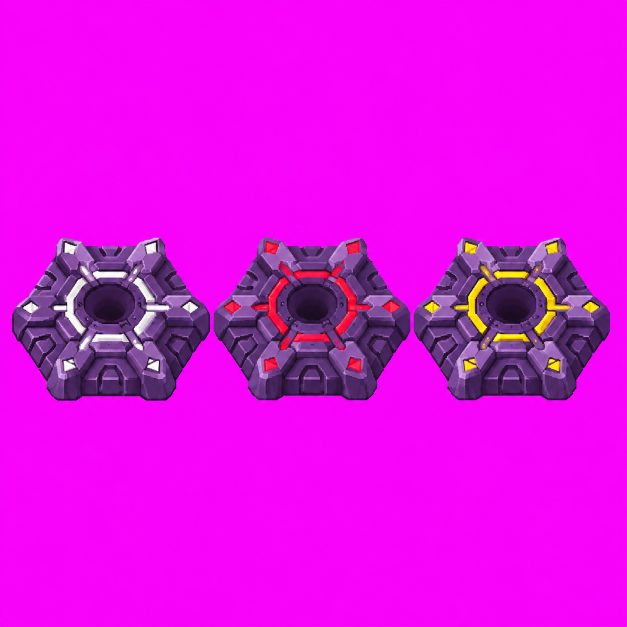
#> input picture art/sources/M3_socles_o_tourelles_3_v2.png, 1254 x 1254 px, given in place of P5.2_def_o_ronce_def_o_herse_v2.png, which was not available (shown at 1/2 size)
$ python barrieres.py
#> lines starting #> are read from the running program, lines starting #| are printed output that depends on the picture; pictures that were not available may be replaced by others from this repository, and a replacement may not be noted
### tools/cond.py
# Port fidele du noyau de tools/conditionneur.html (v1)
from PIL import Image
import numpy as np, os, json
from scipy import ndimage

BASE = [("kaki contour","#161914"),("kaki ombre","#343A2C"),("kaki corps","#4E5742"),
 ("kaki eclaire","#6A7658"),("kaki lumiere","#8C9A72"),
 ("metal sombre","#1E2124"),("metal moyen","#3E454C"),("metal clair","#68727E"),
 ("blanc sombre","#928E80"),("blanc clair","#F5F3E8"),
 ("rouge sombre","#8A1E17"),("rouge clair","#E43E32"),
 ("jaune sombre","#A67018"),("jaune clair","#F5B636")]

def hexrgb(h): return (int(h[1:3],16),int(h[3:5],16),int(h[5:7],16))
PAL=[(n,h,hexrgb(h)) for n,h in BASE]
PALARR=np.array([p[2] for p in PAL],dtype=np.int32)

def est_fond(rgb, seuil=140):
    r=rgb[...,0].astype(np.int32); g=rgb[...,1].astype(np.int32); b=rgb[...,2].astype(np.int32)
    d=(r-255)**2+g**2+(b-255)**2
    c1 = d < seuil*seuil
    c2 = (r>140)&(b>140)&(g < np.minimum(r,b)*0.7)
    return c1|c2

MAGENTA=(255,0,255)
VERT=(0,255,0)

# [102 lines left out: functions cle_de_fond, est_fond_sujet, eroder, quantifier, reduire, boite, not called in this run]

def bordure_vide(g,marge=2):
    N=g.shape[0]
    return bool((g[:marge,:]<0).all() and (g[N-marge:,:]<0).all() and (g[:,:marge]<0).all() and (g[:,N-marge:]<0).all())

# [67 lines left out: functions conditionner, rendre, baver, not called in this run]

### tools/chemins.py
"""Où les outils de la chaîne graphique écrivent leurs sprites.

⚠⚠ POURQUOI CE MODULE EXISTE. Chaque outil portait sa propre ligne
`DST = os.path.join(RACINE, 'art', 'sprites', …)`, si bien qu'aucun ne pouvait
être rejoué AILLEURS que sur les fichiers commités. Vérifier qu'un outil
reproduit ce qui est à côté de lui demandait donc de l'écraser d'abord — c'est
la contradiction que `tools/verifier.py` existe pour lever : il pointe
`FZ_SPRITES` sur un dossier temporaire, rejoue toute la chaîne, et compare.

⚠ SEULE LA DESTINATION SE REDIRIGE, JAMAIS LA SOURCE. Les planches d'`art/
sources/` se lisent toujours au même endroit. Rediriger les deux ferait tourner
le vérificateur sur un dossier vide, et il rendrait « tout va bien » sur rien —
un vérificateur qui se trompe est pire que pas de vérificateur.

⚠ `tools/atlas.py` NE PASSE PAS PAR ICI, délibérément. Il écrit aussi
`src/data/atlas.js`, qui n'est pas un sprite, et il porte déjà son propre
`--verifier` qui ne touche à rien. Lui ajouter `FZ_SPRITES` donnerait deux
mécanismes pour la même question.
"""
import os

RACINE = os.path.dirname(os.path.dirname(os.path.abspath(__file__)))


def dossier_sprites(*sous):
    """Le dossier des sprites, éventuellement dérouté par `FZ_SPRITES`.

    Une variable vide est traitée comme absente : `FZ_SPRITES=` en tête de
    commande écrirait sinon à la racine du système de fichiers.
    """
    base = os.environ.get('FZ_SPRITES') or os.path.join(RACINE, 'art', 'sprites')
    return os.path.join(base, *sous)

### tools/barrieres.py
#!/usr/bin/env python3
"""Les deux barrières de défense de l'OUVRAGE : ronce et herse.

⚠⚠ LE JOUEUR EST PARTI — lot SPRITES-V2-JOUEUR, 05/09. Ses barbelés et sa
barrière anti-char sont dessinés en v2, une planche chacune, et passent par
`tools/joueur_v2.py`. La planche de l'Ouvrage reste : son art n'est pas
redessiné.

Ce qui suit décrit la coupe, et vaut encore pour la planche qui reste.

`INVENTAIRE-SPRITES.md` §4.2 demande neuf défenses par propriétaire. Huit
étaient produites — les six tourelles et artilleries par `tourelles.py`, le
merlon par le même — et les deux barrières manquaient : `art/sprites/defense/`
portait 200 fichiers par grille, soit 12 × 16 orientations plus 2 × 4
connexions, et pas une ronce.

LA COUPE EST EN DEUX MOITIÉS, et ce n'est pas une hypothèse : les planches
portent deux cellules, la ronce à gauche (accent blanc, anti-infanterie) et la
herse à droite (accent rouge, anti-véhicule). Le script le VÉRIFIE avant de
couper — il mesure les bandes de matière et refuse si le milieu tombe dedans.
C'est la faute exacte que `socles.py` raconte en tête : au lot 3, une coupe en
tiers tombait dans la matière de la colonne de gauche, et le morceau parasite
est parti dans la cellule voisine sans que rien ne le dise.

⚠ LES DEUX PLANCHES SONT DES SECONDS JETS. La version du joueur a été remplacée
en place le 30/08 ; celle de l'Ouvrage est arrivée sous un nom opaque et porte
`_v2`, l'ancienne restant au dépôt. Ce sont les V2 qui sont découpées : elles
sont dessinées ensemble, dans le même style, et prendre l'ancienne pour
l'Ouvrage donnerait deux camps qui ne se ressemblent pas.

⚠ CHAQUE CELLULE EST UN SEUL SPRITE, malgré ses pièces répétées. La ronce est
faite de cinq pointes et la herse de trois blocs séparés ; ce sont des éléments
d'un même ouvrage, pas des variantes. L'ancienne planche du joueur dessinait
chacune d'un bloc, ce qui le confirme : la disposition n'a pas changé, le
dessin si.

L'EMPRISE de 28 gros pixels n'est pas choisie, elle est mesurée. Les merlons
déjà produits occupent de 20 à 29 pixels de large sur une grille de 32, et les
socles en occupent 28 : une barrière se lit à la même échelle qu'un mur, sous
peine de paraître d'un autre jeu posée à côté.

    python3 tools/barrieres.py
"""
import sys, os
RACINE = os.path.dirname(os.path.dirname(os.path.abspath(__file__)))
sys.path.insert(0, os.path.join(RACINE, 'tools'))
from chemins import dossier_sprites
from PIL import Image
import numpy as np
from cond import est_fond
from final128 import pal, recadrer, conditionner, ecrire

SRC = os.path.join(RACINE, 'art', 'sources')
DST = dossier_sprites('defense')
GRILLES = (128, 64)   # la 32 est sortie au lot PIXELS : ni le jeu ni les tests ne la lisaient
EMPRISE = 28          # gros pixels sur une grille de 32 — voir l'en-tête

PLANCHES = [
    ('P5.2_def_o_ronce_def_o_herse_v2.png', True,  ['def_o_ronce', 'def_o_herse']),
]

# Une bande plus étroite que ça est un éclat, pas une pièce : la herse est
# dessinée en trois blocs séparés et chacun fait plus de 150 px de large.
LARGEUR_MINI = 20


def bandes_de_matiere(im):
    """Colonnes occupées, groupées en bandes. Sert à valider la coupe."""
    colonnes = (~est_fond(np.array(im.convert('RGB')).astype(int))).any(axis=0)
    out, debut = [], None
    for k, occupe in enumerate(colonnes):
        if occupe and debut is None:
            debut = k
        if not occupe and debut is not None:
            out.append((debut, k)); debut = None
    if debut is not None:
        out.append((debut, len(colonnes)))
    return [b for b in out if b[1] - b[0] >= LARGEUR_MINI]


def verifier_la_coupe(im, fichier):
    """Lève si le milieu de la planche tombe dans de la matière.

    Une coupe qui traverse une pièce n'échoue pas bruyamment : elle produit
    deux sprites tronqués, et personne ne le voit avant de regarder les 32.
    """
    milieu = im.size[0] // 2
    for debut, fin in bandes_de_matiere(im):
        if debut < milieu < fin:
            raise ValueError(
                f'{fichier} : la coupe en deux tombe dans la matière '
                f'({debut}–{fin} contient {milieu}) — la planche n\'est pas '
                f'faite de deux cellules, ou elle a bougé')


def main():
    n = 0
    for fichier, ouv, noms in PLANCHES:
        im = Image.open(os.path.join(SRC, fichier))
#> im is the input picture: PIL image 1254x1254 RGB; mean R, G, B 222.6, 14.6, 225.2
        verifier_la_coupe(im, fichier)
#> in est_fond, `r = rgb[..., 0].astype(np.int32)`:
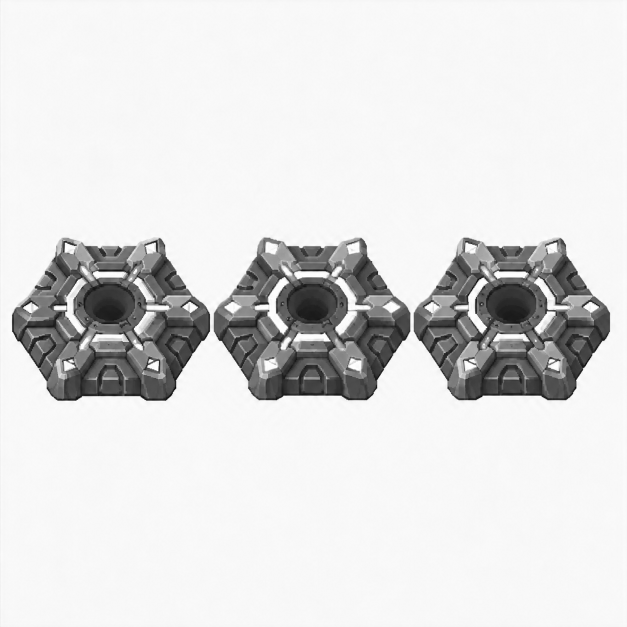
#> r: shape (1254, 1254) int32 (shown at 1/2 size); min 0, max 255, mean 222.6
#> in est_fond, `g = rgb[..., 1].astype(np.int32)`:
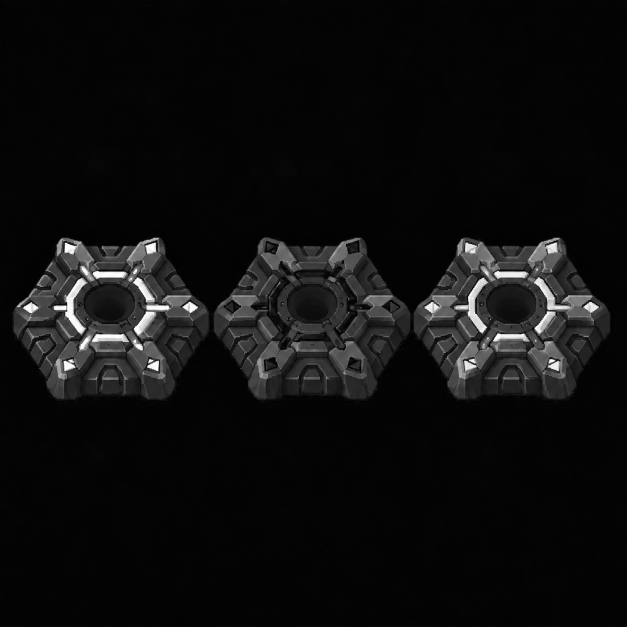
#> g: shape (1254, 1254) int32 (shown at 1/2 size); min 0, max 255, mean 14.6
#> in est_fond, `b = rgb[..., 2].astype(np.int32)`:
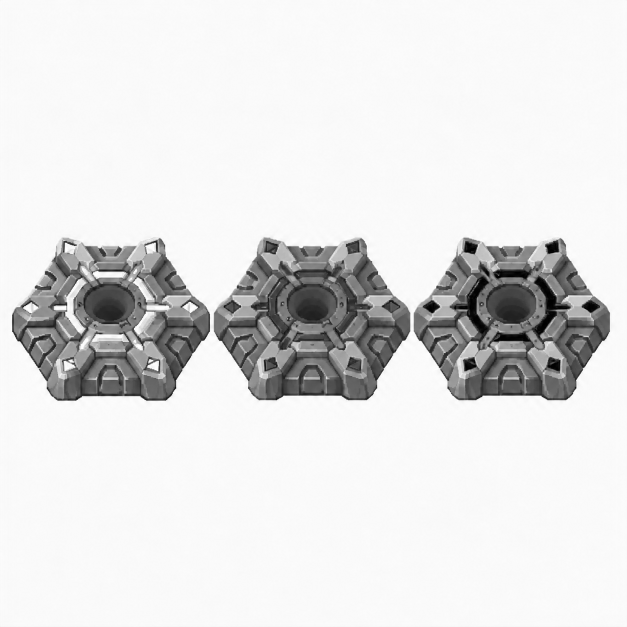
#> b: shape (1254, 1254) int32 (shown at 1/2 size); min 0, max 255, mean 225.2
#> in est_fond, `d=(r-255)**2+g**2+(b-255)**2`:
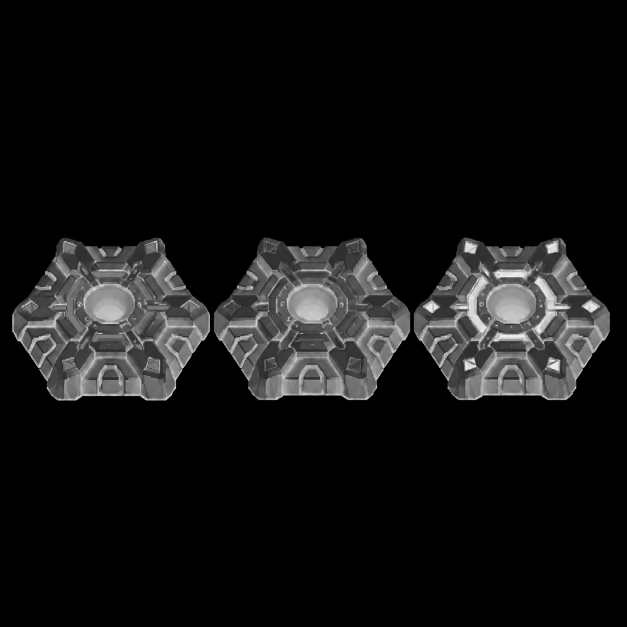
#> d: shape (1254, 1254) int32 (shown at 1/2 size); min 0, max 130051, mean 9820.9; drawn with min black and max white
#> the loop in verifier_la_coupe, `for debut, fin in bandes_de_matiere(im):` made 2 passes
#> (debut, fin) on passes 1 to 2: (24, 420), (428, 821)
        W, H = im.size
        P = pal(ouv)
        for i, nom in enumerate(noms):
            cellule = im.crop((i * W // 2, 0, (i + 1) * W // 2, H))
            for N in GRILLES:
                g, matiere = conditionner(recadrer(cellule, EMPRISE * (N // 32), N), P, N)
                d = os.path.join(DST, str(N))
                os.makedirs(d, exist_ok=True)
                ecrire(g, P, os.path.join(d, f'{nom}.png'), matiere)
                n += 1
    print(f'{n} fichiers écrits')
    return 0


if __name__ == '__main__':
#> (the run stopped early here; a loop or call above may not have finished)

$ run again, on art/sources/P2.6_off_j_enclume.png
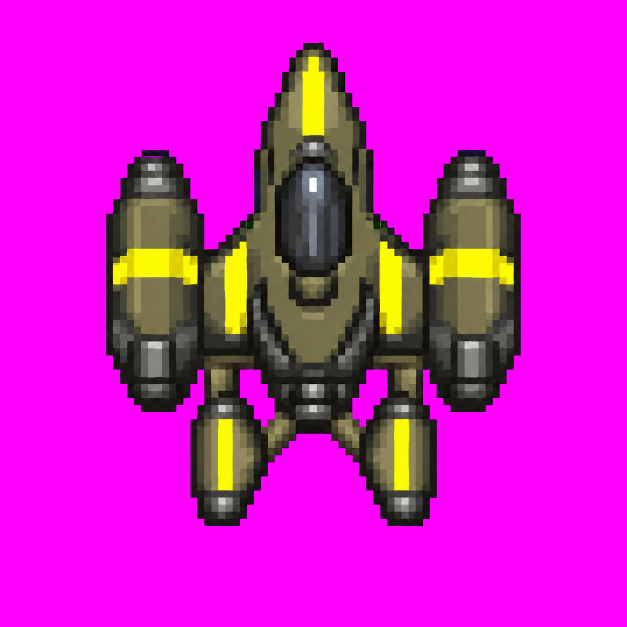
#> input picture art/sources/P2.6_off_j_enclume.png, 1254 x 1254 px, given in place of P5.2_def_o_ronce_def_o_herse_v2.png, which was not available (shown at 1/2 size)
#> in main, im is the input picture: PIL image 1254x1254 RGB; mean R, G, B 206.8, 26.5, 194.6
#> r: shape (1254, 1254) int32; 256 distinct labels, from 0 to 255
#> g: shape (1254, 1254) int32; 256 distinct labels, from 0 to 255
#> in est_fond, `b = rgb[..., 2].astype(np.int32)`:
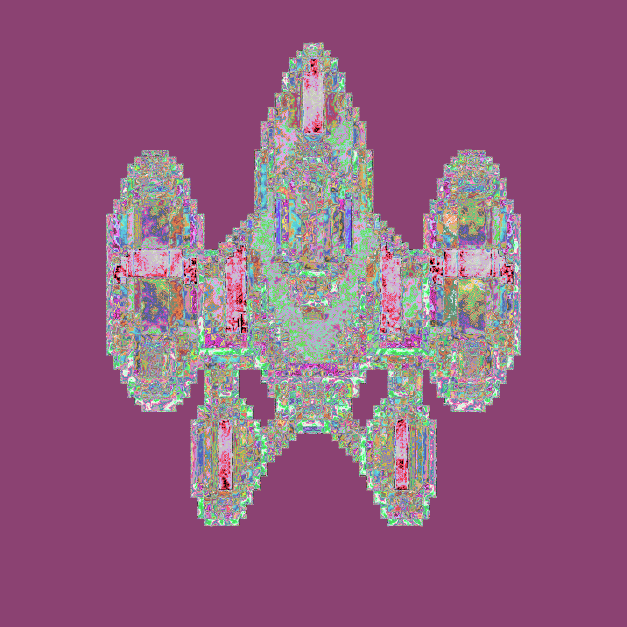
#> b: shape (1254, 1254) int32 (shown at 1/2 size); 253 distinct labels, from 0 to 255; one colour per label, 0 black
#> in est_fond, `d=(r-255)**2+g**2+(b-255)**2`:
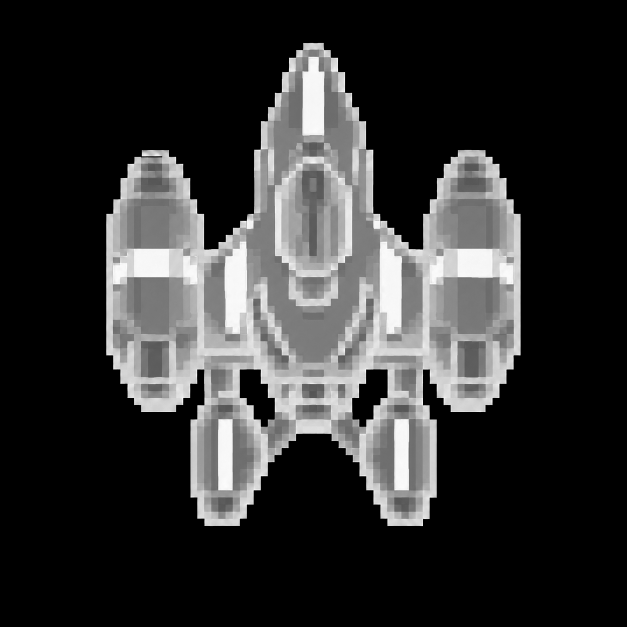
#> d: shape (1254, 1254) int32 (shown at 1/2 size); min 0, max 131074, mean 25407.2; drawn with min black and max white
#> the loop in verifier_la_coupe, `for debut, fin in bandes_de_matiere(im):` made 1 pass
#> (debut, fin) on pass 1: (212, 1042)
